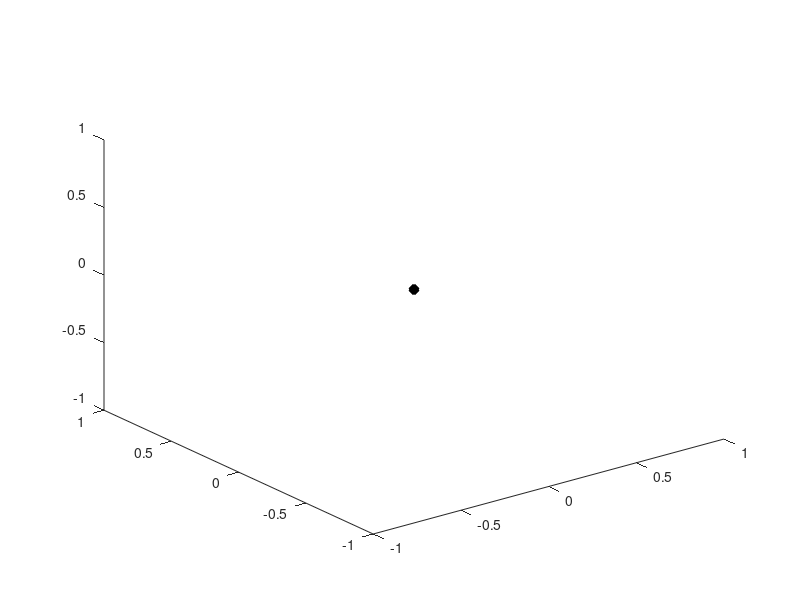

Write MATLAB code to recreate this figure.

%% Constants
TIC_TO_ANGLE = 360.0/4096.0;
ANGLE_TO_TIC = 4096.0/360.0;

%% Server ID Library
PID_ID = 37;                 % give robot a set point
PROTOCOL_ID = 36;            % receive status message
CALIBRATION_ID = 35;         % update home position
PIDCONFIG_ID = 65;           % update pid values for each joint
%% Function Variable for Live 3D Plotting
framePos = zeros(4,4,'single');
R.handle = plot3(framePos(1,:), framePos(2,:), framePos(3,:),'MarkerFaceColor',[0 0 0],'MarkerEdgeColor',[0 0 0],...
    'Marker','diamond',...
    'LineWidth',2,...
    'Color',[0.635294139385223 0.0784313753247261 0.184313729405403]);
disp("Create R");
